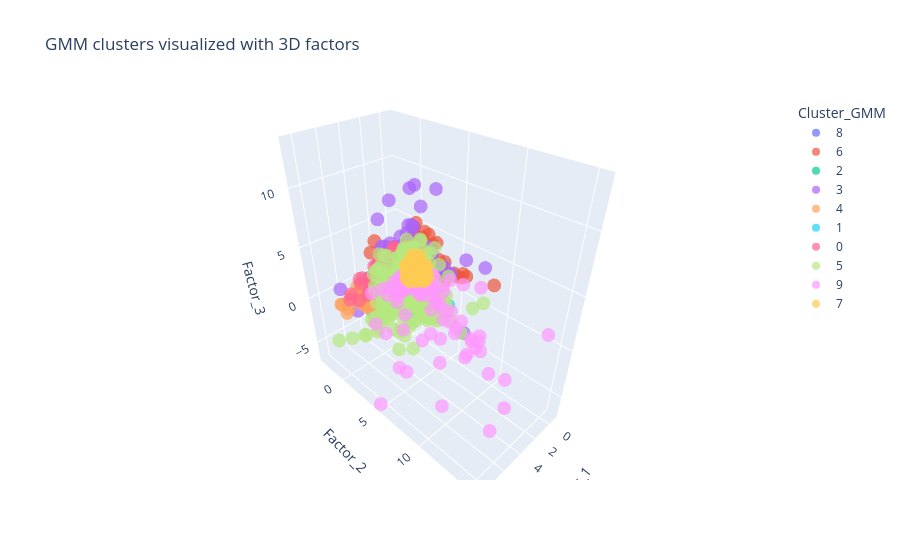

The notebook cell saved with this chart:
### Code cell
import plotly.express as px

gmm_pca_plot["Cluster_GMM"] = gmm_pca_plot["Cluster_GMM"].astype(str)

fig = px.scatter_3d(
    gmm_pca_plot,
    x="Factor_1",
    y="Factor_2",
    z="Factor_3",
    color="Cluster_GMM",
    title="GMM clusters visualized with 3D factors",
    opacity=0.7
)

fig.show()

### Figure 1 — Plotly figure (JSON) as saved in the notebook; plotly's stock layout.template omitted (floating-point values rounded to 4 significant figures; data arrays with more than 128 entries replaced by an {"elided": "..."} marker saying what was removed)
{"data": [{"hovertemplate": "Cluster_GMM=8<br>Factor_1=%{x}<br>Factor_2=%{y}<br>Factor_3=%{z}<extra></extra>", "legendgroup": "8", "marker": {"color": "#636efa", "opacity": 0.7, "symbol": "circle"}, "mode": "markers", "name": "8", "scene": "scene", "showlegend": true, "type": "scatter3d", "x": {"elided": "1195 float values"}, "y": {"elided": "1195 float values"}, "z": {"elided": "1195 float values"}}, {"hovertemplate": "Cluster_GMM=6<br>Factor_1=%{x}<br>Factor_2=%{y}<br>Factor_3=%{z}<extra></extra>", "legendgroup": "6", "marker": {"color": "#EF553B", "opacity": 0.7, "symbol": "circle"}, "mode": "markers", "name": "6", "scene": "scene", "showlegend": true, "type": "scatter3d", "x": {"elided": "827 float values"}, "y": {"elided": "827 float values"}, "z": {"elided": "827 float values"}}, {"hovertemplate": "Cluster_GMM=2<br>Factor_1=%{x}<br>Factor_2=%{y}<br>Factor_3=%{z}<extra></extra>", "legendgroup": "2", "marker": {"color": "#00cc96", "opacity": 0.7, "symbol": "circle"}, "mode": "markers", "name": "2", "scene": "scene", "showlegend": true, "type": "scatter3d", "x": {"elided": "847 float values"}, "y": {"elided": "847 float values"}, "z": {"elided": "847 float values"}}, {"hovertemplate": "Cluster_GMM=3<br>Factor_1=%{x}<br>Factor_2=%{y}<br>Factor_3=%{z}<extra></extra>", "legendgroup": "3", "marker": {"color": "#ab63fa", "opacity": 0.7, "symbol": "circle"}, "mode": "markers", "name": "3", "scene": "scene", "showlegend": true, "type": "scatter3d", "x": {"elided": "345 float values"}, "y": {"elided": "345 float values"}, "z": {"elided": "345 float values"}}, {"hovertemplate": "Cluster_GMM=4<br>Factor_1=%{x}<br>Factor_2=%{y}<br>Factor_3=%{z}<extra></extra>", "legendgroup": "4", "marker": {"color": "#FFA15A", "opacity": 0.7, "symbol": "circle"}, "mode": "markers", "name": "4", "scene": "scene", "showlegend": true, "type": "scatter3d", "x": {"elided": "1383 float values"}, "y": {"elided": "1383 float values"}, "z": {"elided": "1383 float values"}}, {"hovertemplate": "Cluster_GMM=1<br>Factor_1=%{x}<br>Factor_2=%{y}<br>Factor_3=%{z}<extra></extra>", "legendgroup": "1", "marker": {"color": "#19d3f3", "opacity": 0.7, "symbol": "circle"}, "mode": "markers", "name": "1", "scene": "scene", "showlegend": true, "type": "scatter3d", "x": {"elided": "1813 float values"}, "y": {"elided": "1813 float values"}, "z": {"elided": "1813 float values"}}, {"hovertemplate": "Cluster_GMM=0<br>Factor_1=%{x}<br>Factor_2=%{y}<br>Factor_3=%{z}<extra></extra>", "legendgroup": "0", "marker": {"color": "#FF6692", "opacity": 0.7, "symbol": "circle"}, "mode": "markers", "name": "0", "scene": "scene", "showlegend": true, "type": "scatter3d", "x": {"elided": "1153 float values"}, "y": {"elided": "1153 float values"}, "z": {"elided": "1153 float values"}}, {"hovertemplate": "Cluster_GMM=5<br>Factor_1=%{x}<br>Factor_2=%{y}<br>Factor_3=%{z}<extra></extra>", "legendgroup": "5", "marker": {"color": "#B6E880", "opacity": 0.7, "symbol": "circle"}, "mode": "markers", "name": "5", "scene": "scene", "showlegend": true, "type": "scatter3d", "x": {"elided": "649 float values"}, "y": {"elided": "649 float values"}, "z": {"elided": "649 float values"}}, {"hovertemplate": "Cluster_GMM=9<br>Factor_1=%{x}<br>Factor_2=%{y}<br>Factor_3=%{z}<extra></extra>", "legendgroup": "9", "marker": {"color": "#FF97FF", "opacity": 0.7, "symbol": "circle"}, "mode": "markers", "name": "9", "scene": "scene", "showlegend": true, "type": "scatter3d", "x": [1.139, 8.683, 0.9364, 2.805, 1.904, 4.638, 6.872, 1.61, 1.186, -0.008896, -0.3988, 6.573, 0.3549, 0.7989, 1.634, -0.5359, 0.6919, 3.022, 1.171, -0.4103, -0.4884, -0.08343, 1.941, -0.5061, 1.918, 1.213, 2.829, -0.4884, 0.5792, 3.648, 0.44, 0.2845, 1.548, 4.325, 2.523, -0.6825, 1.921, 0.8863, -0.2008, 0.7596, -0.3423, 0.1263, -0.5815, -0.1542, -0.1686, 0.5838, -0.3673, 0.4756, 0.5539, -0.01322, 5.174, 0.02169, 2.831, 0.0951, 5.052, 0.4065, 1.955, 1.01, 2.241, 0.0556, 2.062, 2.601, 2.026, -0.1681, 0.9753, 4.128, 1.525, 0.0109, -0.376, -0.5644, -0.6481, 1.602, 1.633, -0.1861, 0.8962, 1.49, -0.4871, 2.969, -0.5456, 2.169, -0.5282, -0.5147, -0.3227, -0.3518, 0.7844, 0.764, 1.493, -0.383, -0.2427, -0.06547, 2.007, 3.282, -0.4339, 0.04042, -0.4903, -0.1133, -0.5531, -0.2398, -0.5972, 1.531, -0.6763, -0.5311, -0.576, -0.7154, -0.07898, -0.005854, -0.3909, -0.6258], "y": [1.639, 5.034, 3.281, 9.01, 4.951, 1.2, 10.34, 8.631, 5.724, 2.343, 1.196, 14.68, 4.171, -0.7271, 9.404, 0.02273, 5.977, 1.75, -1.052, 0.151, 0.6118, 3.812, 9.304, 1.607, -1.503, 8.243, 13.29, 1.377, 5.335, 4.907, 8.285, 1.09, 7.344, 7.642, 12.83, 0.2483, 8.468, -1.163, 0.1088, 4.722, -0.1535, -0.419, 1.185, 3.583, 2.399, -1.02, -0.1743, -0.6363, -0.8831, 2.792, 4.451, 4.652, 6.238, -0.2173, 3.333, 6.424, 9.854, 1.948, -1.268, 2.688, 10.94, 1.566, 15.41, 2.303, 6.319, -0.8997, -0.7341, 2.436, 1.143, 0.685, 0.3595, 3.863, -0.1695, 1.279, 4.308, -0.08017, 0.7925, -1.085, 0.9909, -0.3262, 0.08355, -0.1171, 0.5575, 2.163, 0.4617, -0.4331, -0.6093, -0.06207, -0.4568, 0.5926, 9.697, -2.251, 0.747, 0.5788, 1.076, 0.08791, 0.8734, 0.6133, 0.8079, -0.8107, 0.2294, -0.06926, 0.5775, 0.06544, 1.524, -0.4295, 0.4473, 0.2694], "z": [-0.3753, -6.695, -1.908, -2.629, 0.3121, -3.704, -4.064, -1.89, -1.753, -0.5125, -0.8335, -3.331, -2.833, -1.533, -1.39, -0.5734, -3.191, -3.924, -1.323, -0.7932, -0.6927, -0.1446, -1.988, -0.8172, -1.383, -2.117, -5.202, -0.07804, -1.153, -2.843, 2.752, -1.658, -0.5656, -3.151, -2.609, 0.03527, -3.256, -0.6428, -0.2307, -1.317, -0.2032, -0.8059, -2.179, 0.3129, 0.764, -0.411, -0.7951, -1.032, -0.9107, -1.517, -5.84, 1.509, -2.341, -1.456, -6.205, 2.114, -1.966, -0.8717, -1.922, -0.68, -3.651, -2.509, 3.196, -0.0764, -2.193, -4.133, -2.857, -0.3276, -0.7635, -0.6315, -0.1663, -3.962, -1.228, -0.8243, -0.7881, -1.369, -0.7222, -0.7953, -0.7744, -0.06918, -0.4322, -0.6304, -0.7995, 0.7388, -1.079, -1.575, -1.843, -1.154, -0.5272, -0.3436, -0.4204, -1.673, -0.5684, -1.144, -0.5024, -1.583, -0.8374, -1.664, -0.7152, -2.171, -0.3796, -0.7223, -0.7778, -0.3545, 0.1039, -0.7086, -0.5, -0.2875]}, {"hovertemplate": "Cluster_GMM=7<br>Factor_1=%{x}<br>Factor_2=%{y}<br>Factor_3=%{z}<extra></extra>", "legendgroup": "7", "marker": {"color": "#FECB52", "opacity": 0.7, "symbol": "circle"}, "mode": "markers", "name": "7", "scene": "scene", "showlegend": true, "type": "scatter3d", "x": {"elided": "556 float values"}, "y": {"elided": "556 float values"}, "z": {"elided": "556 float values"}}], "layout": {"legend": {"title": {"text": "Cluster_GMM"}, "tracegroupgap": 0}, "scene": {"domain": {"x": [0, 1], "y": [0, 1]}, "xaxis": {"title": {"text": "Factor_1"}}, "yaxis": {"title": {"text": "Factor_2"}}, "zaxis": {"title": {"text": "Factor_3"}}}, "title": {"text": "GMM clusters visualized with 3D factors"}}}
